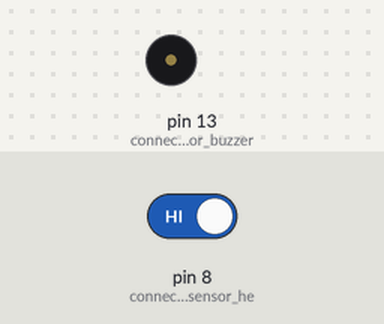
Recording of a sketch running on a simulated Arduino Uno, built with avr-gcc and run on an emulated ATmega328P. Parts: buzzer (waves = sounding, pin HIGH). The inputs (shaded band) are chosen by the test bench; at power-on: pin 8 (connect_alcohol_sensor_he) HIGH.

Above: at 1.2 s.
1.3 s: pin 8 (connect_alcohol_sensor_he) driven LOW
At 1.6 s:
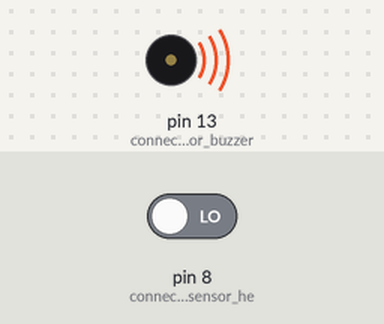
2.8 s: pin 8 (connect_alcohol_sensor_he) driven HIGH
At 4.0 s:
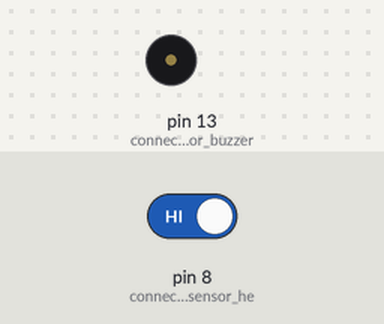
Timing chart, 0 to 5.8 s (numbered marks = the images above; inputs shaded):
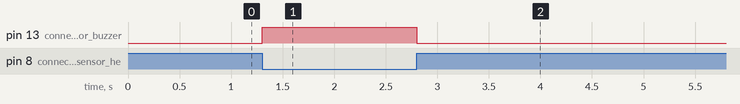

The sketch:

Alcohol_sense.ino
```cpp
void setup() {
  pinMode(8,INPUT);  //connect alcohol sensor here
  pinMode(13,OUTPUT); // connect led or buzzer
  digitalWrite(13,LOW);

}

void loop() {
  int a=digitalRead(8);  // read alcohol sensor value
  if(a==0)
  {
    digitalWrite(13,HIGH);
  }
  else {
    digitalWrite(13,LOW);
  }

}
```

Measured:
- after the input at 1.3 s, pin 13 (connect_led_or_buzzer): LOW → HIGH at once
- after the input at 2.8 s, pin 13 (connect_led_or_buzzer): HIGH → LOW at once
